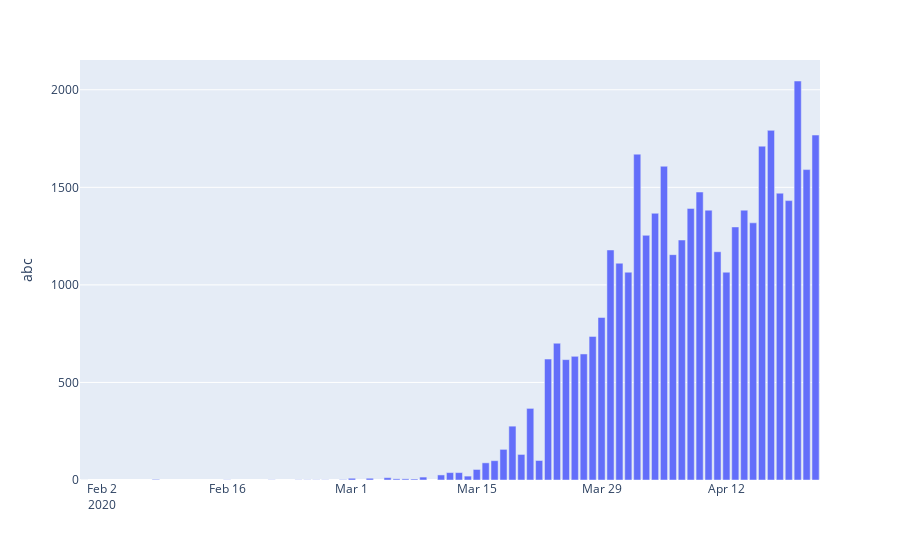

Notebook code cell kept with this figure:
### Code cell
import plotly.express as px
import plotly.graph_objects as go
fig=px.bar(d,x='date',y='newtotal')
fig.update_layout(xaxis=None,yaxis=dict(title='abc'))
fig.show()

# fig=go.Figure(data=[go.Bar(x='date',y='newtotal')])
# fig.update_layout(yaxis_title='abc')
# # fig.update_layout(yaxis=dict(title='abc'))
# fig.show()

### Figure 1 — Plotly figure (JSON) as saved in the notebook; plotly's stock layout.template omitted (floating-point values rounded to 4 significant figures)
{"data": [{"alignmentgroup": "True", "hovertemplate": "date=%{x}<br>newtotal=%{y}<extra></extra>", "legendgroup": "", "marker": {"color": "#636efa"}, "name": "", "offsetgroup": "", "orientation": "v", "showlegend": false, "textposition": "auto", "type": "bar", "x": ["2020-01-31 00:00:00", "2020-02-08 00:00:00", "2020-02-16 00:00:00", "2020-02-21 00:00:00", "2020-02-24 00:00:00", "2020-02-25 00:00:00", "2020-02-26 00:00:00", "2020-02-27 00:00:00", "2020-02-29 00:00:00", "2020-03-01 00:00:00", "2020-03-03 00:00:00", "2020-03-05 00:00:00", "2020-03-06 00:00:00", "2020-03-07 00:00:00", "2020-03-08 00:00:00", "2020-03-09 00:00:00", "2020-03-11 00:00:00", "2020-03-12 00:00:00", "2020-03-13 00:00:00", "2020-03-14 00:00:00", "2020-03-15 00:00:00", "2020-03-16 00:00:00", "2020-03-17 00:00:00", "2020-03-18 00:00:00", "2020-03-19 00:00:00", "2020-03-20 00:00:00", "2020-03-21 00:00:00", "2020-03-22 00:00:00", "2020-03-23 00:00:00", "2020-03-24 00:00:00", "2020-03-25 00:00:00", "2020-03-26 00:00:00", "2020-03-27 00:00:00", "2020-03-28 00:00:00", "2020-03-29 00:00:00", "2020-03-30 00:00:00", "2020-03-31 00:00:00", "2020-04-01 00:00:00", "2020-04-02 00:00:00", "2020-04-03 00:00:00", "2020-04-04 00:00:00", "2020-04-05 00:00:00", "2020-04-06 00:00:00", "2020-04-07 00:00:00", "2020-04-08 00:00:00", "2020-04-09 00:00:00", "2020-04-10 00:00:00", "2020-04-11 00:00:00", "2020-04-12 00:00:00", "2020-04-13 00:00:00", "2020-04-14 00:00:00", "2020-04-15 00:00:00", "2020-04-16 00:00:00", "2020-04-17 00:00:00", "2020-04-18 00:00:00", "2020-04-19 00:00:00", "2020-04-20 00:00:00", "2020-04-21 00:00:00", "2020-04-22 00:00:00"], "xaxis": "x", "y": [0, 3, 1, 1, 1, 1, 1, 1, 2, 9, 9, 12, 6, 6, 5, 15, 26, 38, 38, 20, 54, 88, 99, 157, 276, 131, 367, 100, 620, 701, 617, 634, 646, 736, 833, 1179, 1111, 1065, 1670, 1254, 1367, 1608, 1155, 1230, 1392, 1476, 1383, 1170, 1065, 1297, 1383, 1318, 1711, 1792, 1470, 1432, 2045, 1591, 1768], "yaxis": "y"}], "layout": {"barmode": "relative", "legend": {"tracegroupgap": 0}, "margin": {"t": 60}, "xaxis": {}, "yaxis": {"anchor": "x", "domain": [0, 1], "title": {"text": "abc"}}}}
